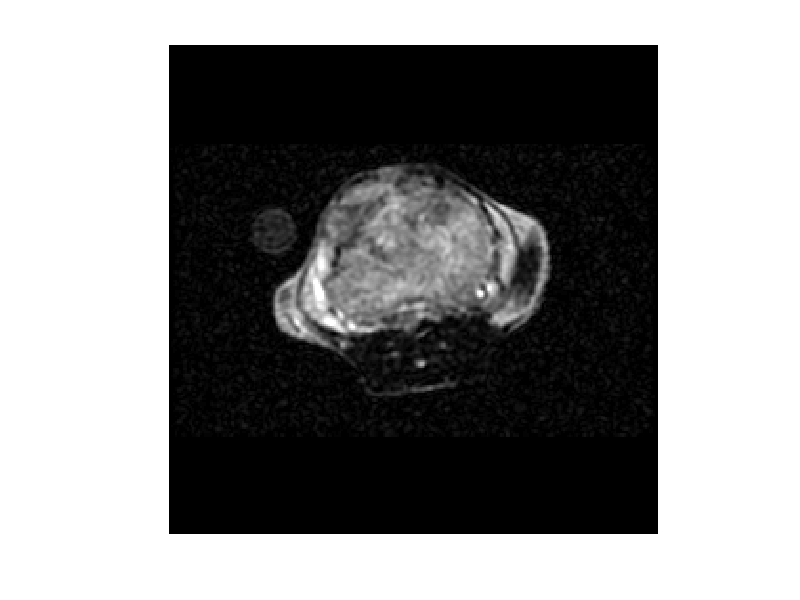

This figure's MATLAB source: (Note: this script raises an error after producing the figure.)
% Script generates figures from paper "Optimizing flip angle sequences 
% for physiological parameter estimation in hyperpolarized carbon-13
% magnetic resonance imaging experiments"
%
% John Maidens
% July 2015 

clear all 
close all
clc 

berkeley_colors = ...
 1/256*[  0,   0,   0;
         45,  99, 127; 
        224, 158,  25; 
        194, 185, 167;
        217, 102, 31;
        185, 211, 182]; 

    
%% Visualize proton data 

slice = 5; 
load('fsems_anatomy.mat', 'im_h')
figure
image(im_h(:, :, slice)/300) 
colormap(gray)
axis off
daspect([1 1 1])
tightfig(gcf); 
print(gcf, '-dpdf', 'proton_image.pdf');


%% Extract time series data from particular voxels from tumour region 

% choose location from which to extract time series 
x_tissue = 9; % coordinates for center of left kindney region 
y_tissue = 8; % coordinates for center of left kindney region
r_tissue = 2;  % radius for left kidney region
x_blood = 8;  % coordinates for center of blood vessel region
y_blood = 10;  % coordinates for center of blood vessel region
r_blood = 1.1;   % radius for blood vessel region
location_params = [x_tissue, y_tissue, r_tissue, x_blood, y_blood, r_blood];

% extract time series from experiment 1 data 
%   -- Fisher information optimized flip angles 
load('exp1_raw_data.mat') 
[ mean_AIF_exp1, mean_pyruvate_exp1, mean_lactate_exp1,  ...
      all_AIF_exp1,     all_pyruvate_exp1,     all_lactate_exp1, ...
      coords] ...
    = extract_time_series( pa(:, :, :, 1), lac(:, :, :, 1), im_h, location_params);
alpha_exp1 = pi/180*flips; % flip angles used 

% extract time series from experiment 1 data 
%   -- Fisher information optimized flip angles 
load('exp2_raw_data.mat') 
[ mean_AIF_exp2, mean_pyruvate_exp2, mean_lactate_exp2,  ...
      all_AIF_exp2,     all_pyruvate_exp2,     all_lactate_exp2 ] ...
    = extract_time_series( pa(:, :, :, 1), lac(:, :, :, 1), im_h, location_params);
alpha_exp2 = pi/180*flips; % flip angles used 

% extract time series from experiment 1 data 
%   -- Fisher information optimized flip angles 
load('exp3_raw_data.mat') 
[ mean_AIF_exp3, mean_pyruvate_exp3, mean_lactate_exp3,  ...
      all_AIF_exp3,     all_pyruvate_exp3,     all_lactate_exp3 ] ...
    = extract_time_series( pa(:, :, :, 1), lac(:, :, :, 1), im_h, location_params);
alpha_exp3 = flips; % flip angles used  


%% Plot flip angles used in experiments 

figure 
set(gca,'ColorOrder', berkeley_colors(2:3, :), 'NextPlot', 'replacechildren')
plot(180/pi*alpha_exp1', 'x-', 'LineWidth', 2) 
title('Optimized flip angle sequence') 
xlabel('acquisition number')
ylabel('flip angle (degrees)')
leg = legend('pyruvate', 'lactate'); 
axis([0 30 0 100])
set(leg,'FontSize',20);
set(gca,'FontSize',20);
tightfig(gcf);
print(gcf, '-dpdf', 'flip_angles_fisher.pdf');

figure 
set(gca,'ColorOrder', berkeley_colors(2:3, :), 'NextPlot', 'replacechildren')
plot(180/pi*alpha_exp2', 'x-', 'LineWidth', 2) 
title('T1 effective flip angle sequence') 
xlabel('acquisition number')
ylabel('flip angle (degrees)')
leg = legend('pyruvate', 'lactate'); 
axis([0 30 0 100])
set(leg,'FontSize',20);
set(gca,'FontSize',20);
tightfig(gcf);
print(gcf, '-dpdf', 'flip_angles_T1_effective.pdf');

figure 
set(gca,'ColorOrder', berkeley_colors(2:3, :), 'NextPlot', 'replacechildren')
plot(180/pi*alpha_exp3', 'x-', 'LineWidth', 2) 
title('RF compensated flip angle sequence') 
xlabel('acquisition number')
ylabel('flip angle (degrees)')
leg = legend('pyruvate', 'lactate'); 
axis([0 30 0 100])
set(leg,'FontSize',20);
set(gca,'FontSize',20);
tightfig(gcf);
print(gcf, '-dpdf', 'flip_angles_RF_compensated.pdf');


%% Visulaize raw data 

load('exp1_raw_data.mat') 
[fig1, fig2] = plot_raw_data( pa, lac, 1/100, 1/30 );
fig1 = tightfig(fig1); 
fig2 = tightfig(fig2); 
print(fig1, '-dpdf', 'raw_data_pyruvate.pdf');
print(fig2, '-dpdf', 'raw_data_lactate.pdf');


%% Plot slice profiles 

% load actual slice profile 
load('correction_factors_profiles.mat')
lo = find(zloc > -30, 1);
hi = find(zloc > 30, 1);
Pi = flip_profile(lo:hi); 
z = zloc(lo:hi); 

% generate ideal slice profile 
Pi_ideal = (z <= 7.5).*(z >= -7.5); 

% number of discretization points 
M = length(Pi); 

figure
set(gca,'ColorOrder', berkeley_colors(2:3, :), 'NextPlot', 'replacechildren')
plot(z*8/15, Pi_ideal, z*8/15, Pi, 'Linewidth', 2)
xlabel('distance from center of slice (mm)')
ylabel('fraction of flip angle applied') 
title('Flip angle profile') 
leg = legend('ideal profile', 'actual profile') ; 
axis([-15 15 0 1.05])
set(leg,'FontSize',14);
set(gca,'FontSize',14);
tightfig(gcf); 
print(gcf, '-dpdf', 'profile.pdf');


%% Visualize locations where time series are extracted 

dx = -10; 
dy = -7; 
figure
image(im_h(:, :, 5)/300) 
colormap(gray)
axis off
hold on 
gold_im_h = cat(3, berkeley_colors(3, 1)*ones(size(im_h(:, :, 5))), berkeley_colors(3, 2)*ones(size(im_h(:, :, 5))), berkeley_colors(3, 3)*ones(size(im_h(:, :, 5))));
h = imshow(gold_im_h);
[X, Y] = meshgrid(1:size(pa, 1), 1:size(pa, 1)); 
mask_left = ((X-x_tissue).^2 + (Y-y_tissue).^2 < r_tissue^2); 
% mask_left_im_h = kron(mask_left, [ones(15, 15) zeros(15, 1); zeros(1, 15) 0]); 
mask_left_im_h = kron(mask_left, [ones(1, 16); ones(14, 1) zeros(14, 14) ones(14, 1); ones(1, 16)]); 
mask_left_im_h(96, 112:161) = 1;
mask_left_im_h(145, 112:161) = 1; 
mask_left_im_h(96:145, 112) = 1; 
mask_left_im_h(96:145, 161) = 1; 
set(h, 'AlphaData', mask_left_im_h); 
hold off
% text(coords(:, 1)*16+dx, coords(:, 2)*16+dy, num2str([1:9]'), 'Color', berkeley_colors(3, :))
for i=1:9
textborder(coords(i, 1)*16+dx, coords(i, 2)*16+dy, num2str(i), berkeley_colors(3, :), 'k', 'FontSize', 12)
end

daspect([1 1 1])
tightfig(gcf); 
print(gcf, '-dpng', 'voxels_extracted.png');


%% Perform first step of parameter estimation process: fit a single AIF to all the voxels simultaneously 

TR = 2; 
N = 30; 

% nominal parameter values 
kTRANS = 0.05; 
kPL    = 0.05; 
R1P    = 1/20; 
R1L    = 1/20; 
noise_level = 4.2844e04;   % estimate of sigma squared for this data set

parameters_initial = [kTRANS kPL R1L]; 
known_parameters = [ R1P  ]; 

% compute mean state and input trajectories 
u_exp1    = mean_AIF_exp1./sum(sin(Pi*alpha_exp1(1, :)), 1); 
pa_mean_exp1   = mean(all_pyruvate_exp1, 1); 
lac_mean_exp1  = mean(all_lactate_exp1, 1); 
data_exp1 = [pa_mean_exp1; lac_mean_exp1]; 

u_exp2    = mean_AIF_exp2./sum(sin(Pi*alpha_exp2(1, :)), 1); 
pa_mean_exp2   = mean(all_pyruvate_exp2, 1); 
lac_mean_exp2  = mean(all_lactate_exp2, 1); 
data_exp2 = [pa_mean_exp2; lac_mean_exp2]; 

u_exp3    = mean_AIF_exp3./sum(sin(Pi*alpha_exp3(1, :)), 1);
pa_mean_exp3   = mean(all_pyruvate_exp3, 1); 
lac_mean_exp3  = mean(all_lactate_exp3, 1); 
data_exp3 = [pa_mean_exp3; lac_mean_exp3]; 

% initialization of the optimization decision variables 
t = 0:TR:(N-1)*TR;
alph = 2;
A0 = 5000;
beta = 5; 
fact = 1e-06 % normalizing factor for AIF so that decision variables are of similar scale
u_initial = fact*A0*t.^alph.*exp(-t/beta); 
var_initial = [parameters_initial, u_initial, u_initial, u_initial]; 

% perform optimization for joint parameter fit 
obj = @(var) joint_least_squares(var(1:3), known_parameters, noise_level, Pi, alpha_exp1, alpha_exp2, alpha_exp3, data_exp1, data_exp2, data_exp3, var(4:3+N)/fact, var(4+N:3+2*N)/fact, var(4+N+N:3+3*N)/fact); 
options = optimset( 'Display', 'iter', 'MaxFunEvals', 10000); 
param_est = fmincon(obj, var_initial, [], [], [], [], [0 0 0 ], [1 1 1], [], options) 

% extract resulting estimates of the arterial input function 
u_est_exp1 = param_est(4:3+N)/fact; 
u_est_exp2 = param_est(4+N:3+N+N)/fact; 
u_est_exp3 = param_est(4+N+N:3+N+N+N)/fact; 


%% Perform the second step of parameter estimation: fit kPL, kTRANS separately for each voxel 

% fixed parameter values  
R1P    = 1/20; 
R1L = param_est(3); 
known_parameters = [R1P R1L]; 

% inital parameter values for search 
kTRANS = param_est(1); 
kPL = param_est(2); 
parameters_initial = [kTRANS kPL ]; 

% Normalize magnitude of the input functions 
scaling_factor = sum([u_exp1  u_exp2 u_exp3])/sum(param_est(3:end))
% scaling_factor = 1/fact

% Do ML estimation 
var_initial = parameters_initial; 
for i=1:size(all_pyruvate_exp1, 1)
    i
    
    data_exp1 = abs([all_pyruvate_exp1(i, :); all_lactate_exp1(i, :)]); 
    obj = @(var) negative_log_likelihood_rician(var, known_parameters, noise_level, Pi, alpha_exp1, data_exp1, scaling_factor*abs(param_est(3:2+N))); 
 %   obj = @(var) negative_log_likelihood_rician(var, known_parameters, noise_level, Pi, alpha_exp1, data_exp1, u_est_exp1); 
    options = optimset( 'Display', 'iter', 'MaxFunEvals', 1000); 
    param_est_exp1(i, :) = fminunc(obj, var_initial, options);

    data_exp2 = abs([all_pyruvate_exp2(i, :); all_lactate_exp2(i, :)]); 
    obj = @(var) negative_log_likelihood_rician(var, known_parameters, noise_level, Pi, alpha_exp2, data_exp2, scaling_factor*abs(param_est(3+N:2+N+N))); 
%    obj = @(var) negative_log_likelihood_rician(var, known_parameters, noise_level, Pi, alpha_exp2, data_exp2, u_est_exp2); 
    options = optimset( 'Display', 'iter', 'MaxFunEvals', 1000); 
    param_est_exp2(i, :) = fminunc(obj, var_initial, options);

    data_exp3 = abs([all_pyruvate_exp3(i, :); all_lactate_exp3(i, :)]); 
    obj = @(var) negative_log_likelihood_rician(var, known_parameters, noise_level, Pi, alpha_exp3, data_exp3, scaling_factor*abs(param_est(3+N+N:2+N+N+N))); 
%    obj = @(var) negative_log_likelihood_rician(var, known_parameters, noise_level, Pi, alpha_exp3, data_exp3, u_est_exp3); 
    options = optimset( 'Display', 'iter', 'MaxFunEvals', 1000); 
    param_est_exp3(i, :) = fminunc(obj, var_initial, options);
end


%% plot estimated input functions 

figure 
set(gca,'ColorOrder', berkeley_colors([2 4 3], :), 'NextPlot', 'replacechildren')
plot(0:TR:(N-1)*TR,  scaling_factor*param_est(3+N:2+N+N),  0:TR:(N-1)*TR,  scaling_factor*param_est(3+N+N:2+N+N+N), 0:TR:(N-1)*TR,  scaling_factor*param_est(3:2+N), 'LineWidth', 2)
xlabel('t (seconds)')
ylabel('Estimated u(t)')
leg = legend('T1 effective', 'RF compensated', 'Fisher information');  
title('Inputs estimated from state trajectories') 
set(leg,'FontSize',14);
set(gca,'FontSize',14);
tightfig(gcf);
print(gcf, '-dpdf', 'estimated_inputs.pdf');


%% Visulalize spread of kTRANS and kPL estimates 

dx = 0.002; 

figure 
set(gca,'ColorOrder', berkeley_colors([2 4 3], :), 'NextPlot', 'replacechildren')
hold on
plot(param_est_exp2(:, 1), param_est_exp2(:, 2), 'o', 'MarkerFaceColor', berkeley_colors(2, :))
text(param_est_exp2(:, 1)+dx, param_est_exp2(:, 2), cellstr(num2str([1:size(param_est_exp2, 1)]')))
plot(param_est_exp3(:, 1), param_est_exp3(:, 2), 'o', 'MarkerFaceColor', berkeley_colors(4, :)) 
text(param_est_exp3(:, 1)+dx, param_est_exp3(:, 2), cellstr(num2str([1:size(param_est_exp3, 1)]')))
plot(param_est_exp1(:, 1), param_est_exp1(:, 2), 'o', 'MarkerFaceColor', berkeley_colors(3, :))
text(param_est_exp1(:, 1)+dx, param_est_exp1(:, 2), cellstr(num2str([1:size(param_est_exp1, 1)]')))
hold off
xlabel('k_{TRANS}')
ylabel('k_{PL}')
leg = legend('T1 effective', 'RF compensated', 'Fisher information');  
title('Spread of parameter estimates for multiple voxels')
set(leg,'FontSize',14);
set(gca,'FontSize',14);
xlabel('kTRANS')
ylabel('kPL')
tightfig(gcf);
print(gcf, '-dpdf', 'kPL_kTRANS_in_vivo_est.pdf');


%% Plot fit of model to data 

i = 5 % choose voxel 

figure 
set(gca,'ColorOrder', berkeley_colors([2 3 1 4], :), 'NextPlot', 'replacechildren')
data_exp1 = abs([all_pyruvate_exp1(i, :); all_lactate_exp1(i, :)]); 
y_exp1 = trajectories_2param(param_est_exp1(i, :), known_parameters, Pi, alpha_exp1, scaling_factor*param_est(3:2+N));
plot(0:TR:TR*(N-1), data_exp1, '-o', 0:TR:TR*(N-1), y_exp1, '-', 'LineWidth', 2) 
xlabel('time (s)')
ylabel('measured signal (au)') 
title('Output fit -- Fisher information-optimized flip angles')
leg = legend('pyruvate (data)', 'lactate (data)', 'pyruvate (model)', 'lactate (model)');  
axis([0 60 0 10000])
set(leg,'FontSize',20);
set(gca,'FontSize',20);
tightfig(gcf);
print(gcf, '-dpdf', 'fit_Fisher_information.pdf');

figure
set(gca,'ColorOrder', berkeley_colors([2 3 1 4], :), 'NextPlot', 'replacechildren')
data_exp2 = abs([all_pyruvate_exp2(i, :); all_lactate_exp2(i, :)]); 
y_exp2 = trajectories_2param(param_est_exp2(i, :), known_parameters, Pi, alpha_exp2, scaling_factor*param_est(3+N:2+N+N));
plot(0:TR:TR*(N-1), data_exp2, '-o', 0:TR:TR*(N-1), y_exp2, '-', 'LineWidth', 2) 
xlabel('time (s)')
ylabel('measured signal (au)') 
title('Output fit -- T1 effective flip angles')
leg = legend('pyruvate (data)', 'lactate (data)', 'pyruvate (model)', 'lactate (model)');  
axis([0 60 0 10000])
set(leg,'FontSize',20);
set(gca,'FontSize',20);
tightfig(gcf);
print(gcf, '-dpdf', 'fit_T1_effective.pdf');

figure
set(gca,'ColorOrder', berkeley_colors([2 3 1 4], :), 'NextPlot', 'replacechildren')
data_exp3 = abs([all_pyruvate_exp3(i, :); all_lactate_exp3(i, :)]); 
y_exp3 = trajectories_2param(param_est_exp3(i, :), known_parameters, Pi, alpha_exp3, scaling_factor*param_est(3+N+N:2+N+N+N));
plot(0:TR:TR*(N-1), data_exp3, '-o', 0:TR:TR*(N-1), y_exp3, '-', 'LineWidth', 2) 
xlabel('time (s)')
ylabel('measured signal (au)') 
title('Output fit -- RF compensated flip angles')
leg = legend('pyruvate (data)', 'lactate (data)', 'pyruvate (model)', 'lactate (model)');  
axis([0 60 0 10000])
set(leg,'FontSize',20);
set(gca,'FontSize',20);
tightfig(gcf);
print(gcf, '-dpdf', 'fit_RF_compensated.pdf');


%% Do ML estimation for Fisher information data

load('exp1_raw_data.mat')

var_initial = parameters_initial; 
for i=1:size(pa, 1)
    for j=1:size(pa, 2)

        [i, j] 

        data = abs([pa(i, j, :, 1); lac(i, j, :, 1)]); 
        obj = @(var) negative_log_likelihood_rician(var, known_parameters, noise_level, Pi, alpha_exp1, data, scaling_factor*abs(param_est(3:2+N))); 
        options = optimset( 'Display', 'iter', 'MaxFunEvals', 1000); 
        parameter_map_Fisher_information(i, j, :) = fminunc(obj, var_initial, options);

    end
end


%% Plot parameter maps for Fisher information data

% plot kTRANS map 
figure
imagesc(parameter_map_Fisher_information(:, :, 1))
axis off
axis off
daspect([1 1 1])
set(leg,'FontSize',28);
set(gca,'FontSize',28);
caxis([0.00 0.15])
colorbar
print(gcf, '-dpdf', 'kTRANS_map_Fisher_information.pdf');

% plot kPL map 
figure
imagesc(parameter_map_Fisher_information(:, :, 2).*(parameter_map_Fisher_information(:, :, 1) > 0.02))
axis off
caxis([0.09 0.13])
colorbar
daspect([1 1 1])
set(leg,'FontSize',28);
set(gca,'FontSize',28);
print(gcf, '-dpdf', 'kPL_map_Fisher_information.pdf');

% plot kPL map superimposed over proton image 
proton_im(:, :, 1) = im_h(:, :, 5)/20000; 
proton_im(:, :, 2) = im_h(:, :, 5)/20000; 
proton_im(:, :, 3) = im_h(:, :, 5)/20000; 

figure 
image(proton_im) 
hold on
% transparency is set using kTRANS value 
image(imresize(parameter_map_Fisher_information(:, :, 2), [256, 256]), 'AlphaData', imresize(parameter_map_Fisher_information(:, :, 1), [256, 256])*10, 'CDataMapping','scaled')
caxis([0.09 0.13])
colorbar
hold off
axis off
daspect([1 1 1])
set(leg,'FontSize',28);
set(gca,'FontSize',28);
print(gcf, '-dpdf', 'parameter_map_Fisher_information.pdf');


%% Do ML estimation for T1 effective data 

load('exp2_raw_data.mat')

var_initial = parameters_initial; 
for i=1:size(pa, 1)
    for j=1:size(pa, 2)

        [i, j] 

        data = abs([pa(i, j, :, 1); lac(i, j, :, 1)]); 
        obj = @(var) negative_log_likelihood_rician(var, known_parameters, noise_level, Pi, alpha_exp2, data, scaling_factor*abs(param_est(3+N:2+N+N))); 
        options = optimset( 'Display', 'iter', 'MaxFunEvals', 1000); 
        parameter_map_T1_effective(i, j, :) = fminunc(obj, var_initial, options);

    end
end


%% Plot parameter maps for T1 effective data

% plot kTRANS map 
figure
imagesc(parameter_map_T1_effective(:, :, 1))
axis off
axis off
caxis([0.00 0.15])
colorbar
daspect([1 1 1])
set(leg,'FontSize',28);
set(gca,'FontSize',28);
print(gcf, '-dpdf', 'kTRANS_map_T1_effective.pdf');

% plot kPL map 
figure
imagesc(parameter_map_T1_effective(:, :, 2).*(parameter_map_T1_effective(:, :, 1) > 0.02))
axis off
caxis([0.09 0.13])
colorbar
daspect([1 1 1])
set(leg,'FontSize',28);
set(gca,'FontSize',28);
print(gcf, '-dpdf', 'kPL_map_T1_effective.pdf');

% plot kPL map superimposed over proton image 
figure 
image(proton_im) 
hold on
% transparency is set using kTRANS value 
image(imresize(parameter_map_T1_effective(:, :, 2), [256, 256]), 'AlphaData', imresize(parameter_map_T1_effective(:, :, 1), [256, 256])*10, 'CDataMapping','scaled')
caxis([0.09 0.13])
colorbar
hold off
axis off
daspect([1 1 1])
set(leg,'FontSize',28);
set(gca,'FontSize',28);
print(gcf, '-dpdf', 'parameter_map_T1_effective.pdf');


%% Do ML estimation for RF compensated data 

load('exp3_raw_data.mat')

var_initial = parameters_initial; 
for i=1:size(pa, 1)
    for j=1:size(pa, 2)

        [i, j] 

        data = abs([pa(i, j, :, 1); lac(i, j, :, 1)]); 
        obj = @(var) negative_log_likelihood_rician(var, known_parameters, noise_level, Pi, alpha_exp3, data, scaling_factor*abs(param_est(3+N+N:2+N+N+N))); 
        options = optimset( 'Display', 'iter', 'MaxFunEvals', 1000); 
        parameter_map_RF_compensated(i, j, :) = fminunc(obj, var_initial, options);

    end
end


%% Plot parameter maps for RF compensated data

% plot kTRANS map 
figure
imagesc(parameter_map_RF_compensated(:, :, 1))
axis off
caxis([0.00 0.15])
colorbar
daspect([1 1 1])
set(leg,'FontSize',28);
set(gca,'FontSize',28);
print(gcf, '-dpdf', 'kTRANS_map_RF_compensated.pdf');

% plot kPL map 
figure
imagesc(parameter_map_RF_compensated(:, :, 2).*(parameter_map_RF_compensated(:, :, 1) > 0.02))
axis off
caxis([0.09 0.13])
colorbar
daspect([1 1 1])
set(leg,'FontSize',28);
set(gca,'FontSize',28);
print(gcf, '-dpdf', 'kPL_map_RF_compensated.pdf');

% plot kPL map superimposed over proton image 
figure 
image(proton_im) 
hold on
% transparency is set using kTRANS value 
image(imresize(parameter_map_RF_compensated(:, :, 2), [256, 256]), 'AlphaData', imresize(parameter_map_RF_compensated(:, :, 1), [256, 256])*10, 'CDataMapping','scaled')
caxis([0.09 0.13])
colorbar
hold off
axis off
daspect([1 1 1])
set(leg,'FontSize',28);
set(gca,'FontSize',28);
print(gcf, '-dpdf', 'parameter_map_RF_compensated.pdf');
